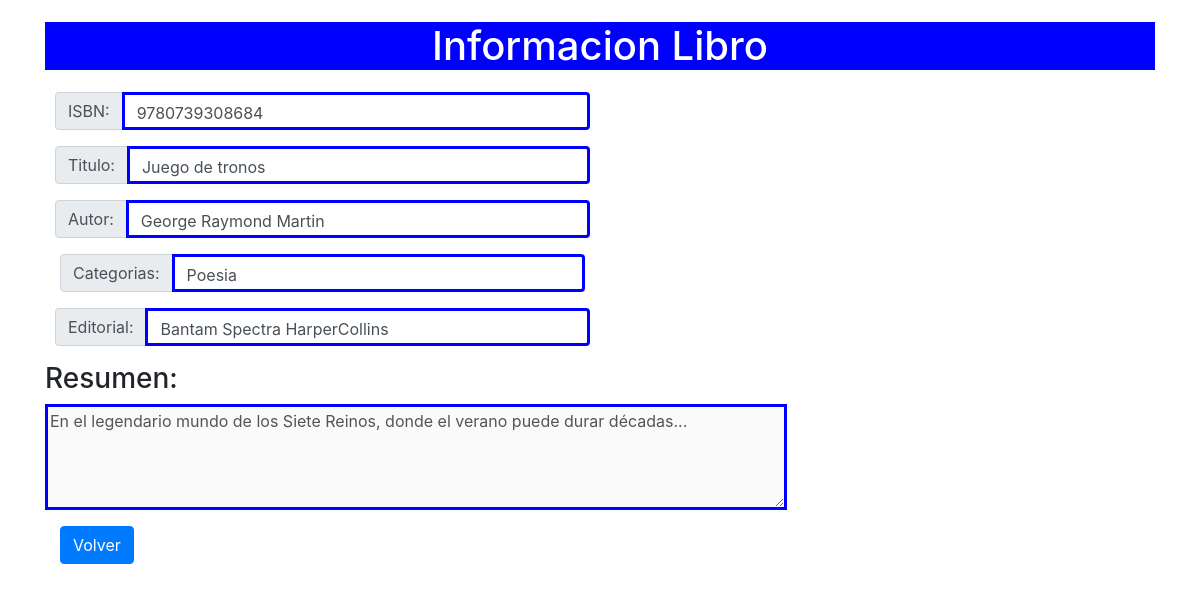
Page /infoLibro.php?id=2 on the committed database.
### tables this page shows
CREATE TABLE `libros` (
  `ID` int(10) NOT NULL,
  `ISBN` varchar(13) NOT NULL,
  `titulo` varchar(100) NOT NULL,
  `autor` varchar(100) NOT NULL,
  `categoria` varchar(2) DEFAULT NULL,
  `editorial` varchar(50) NOT NULL,
  `resumen` text
);

CREATE TABLE `categoria` (
  `idCat` varchar(2) NOT NULL,
  `descripcion` varchar(60) DEFAULT NULL
);

### infoLibro.php (the view, shortened to what this page needs)
<?php
$id = $_GET["id"];
require 'conexion.php';
$stmt = $conn->prepare("SELECT ID, ISBN, titulo, autor, categoria, editorial, resumen FROM libros where ID=?");
$stmt->bind_param("i", $id);
$stmt->execute();
$fila = $stmt->get_result()->fetch_assoc();
if ($fila) {
?>
    <!DOCTYPE html>
    <html lang="en">
    <head>
        <link rel="stylesheet" href="https://maxcdn.bootstrapcdn.com/bootstrap/4.5.2/css/bootstrap.min.css">
        <link rel="stylesheet" href="estilos.css">
    </head>
    <body>
        <div class="container">
            <div class="titulo">
                <h1> Informacion Libro </h1>
            </div>
            <form action="listadoLibros.php" method="POST">
                <div class="col-sm-6">
                    <div class="form-row">
                        <div class="input-group mb-3">
                            <div class="input-group-prepend">
                                <span class="input-group-text" id="inputGroup-sizing-default">ISBN:</span>
                            </div>
                            <label class="form-control" aria-label="Default" aria-describedby="inputGroup-sizing-default" style="border:solid blue"><?php echo $fila["ISBN"]; ?></label>
                        </div>
                    </div>
                </div>
                <div class="col-sm-6">
                    <div class="form-row">
                        <div class="input-group mb-3">
                            <div class="input-group-prepend">
                                <span class="input-group-text" id="inputGroup-sizing-default">Titulo:</span>
                            </div>
                            <label class="form-control" aria-label="Default" aria-describedby="inputGroup-sizing-default" style="border:solid blue"><?php echo $fila["titulo"]; ?></label>
                        </div>
                    </div>
                </div>
                <div class="col-sm-6">
                    <div class="form-row">
                        <div class="input-group mb-3">
                            <div class="input-group-prepend">
                                <span class="input-group-text" id="inputGroup-sizing-default">Autor:</span>
                            </div>
                            <label class="form-control" aria-label="Default" aria-describedby="inputGroup-sizing-default" style="border:solid blue"><?php echo $fila["autor"]; ?></label>
                        </div>
                    </div>
                </div>
                <div class="col-sm-6">
                    <div class="input-group mb-3">
                        <div class="input-group-prepend">
                            <span class="input-group-text" id="inputGroup-sizing-default">Categorias: </span>
                        </div>
                        <?php
                        require 'conexion.php';
                        $stmt = $conn->prepare("SELECT descripcion FROM categoria where idCat=?");
                        $stmt->bind_param("s", $fila["categoria"]);
                        $stmt->execute();
                        $filaa = $stmt->get_result()->fetch_assoc();
                        ?>
                        <label class="form-control" aria-label="Default" aria-describedby="inputGroup-sizing-default" style="border:solid blue"><?php echo $filaa["descripcion"];  ?></label>
                    </div>
                </div>
                <div class="col-sm-6">
                    <div class="form-row">
                        <div class="input-group mb-3">
                            <div class="input-group-prepend">
                                <span class="input-group-text" id="inputGroup-sizing-default">Editorial:</span>
                            </div>
                            <label class="form-control" aria-label="Default" aria-describedby="inputGroup-sizing-default" style="border:solid blue"><?php echo $fila["editorial"];  ?></label>
                        </div>
                    </div>
                </div>
                <h3>Resumen: </h3>
                <div class="input-group mb-3">
                    <textarea id="resumen" name="resumen" rows="4" cols="70" style="border:solid blue" disabled><?php echo $fila["resumen"]; ?></textarea>
                </div>
                <form class="form-inline" action="listadoLibros.php">
                    <div class="col-sm-4">
                        <div class="input-group mb-3">
                            <input type="submit" value="Volver" id="enviar" type="button" class="btn btn-primary">
                        </div>
                    </div>
                </form>
        </div>
    </body>
    </html>
<?php
} else {
    echo "error en la base de datos";
}
?>

### estilos.css (style rules this page uses)
.titulo { text-align: center; background-color: blue; margin-top: 2%; margin-bottom: 2%; color: rgb(255, 255, 255); }

### rows in the picture
libros: ISBN "9780739308684", titulo "Juego de tronos", autor "George Raymond Martin", editorial "Bantam Spectra HarperCollins", resumen "En el legendario mundo de los Siete Reinos, donde el verano puede durar décadas..."
categoria: descripcion "Poesia"
